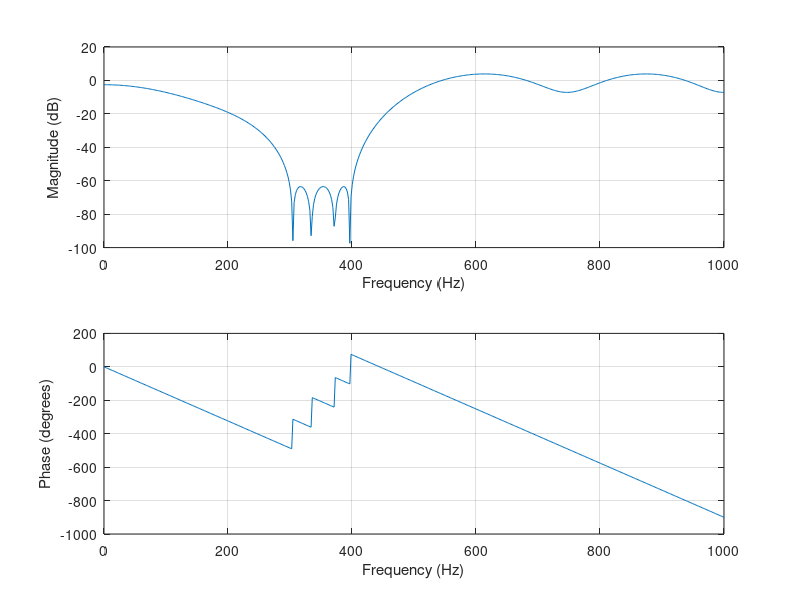

Here is the MATLAB script that generated this plot:
% Ex 4-5 and Figure 4-13
% Bandstop filter with a passband gain of 1 between 0 and 100, 
%  a stop-band gain of -60 db between 300 and 400 Hz, 
%  and an upper passband gain of 1 between 500 and fs/2 Hz. 
% Maximum ripple for the pass band should be 1.5 db
% 
clear all;
rp_pass = 10^(-1.5/20);				% Specify ripple tolerance in passband 
rp_stop = 10^(-60/20);              % Specify error tolerance in stopband
fs = 2000;							% Sample frequency: 2 kHz
f = [100 300 400 500];              % Define frequency ranges
a= [1 0 1];                         % Specify gain in those regions
dev = [rp_pass rp_stop rp_pass]
% Design filter - determine filter order
[n,fo,ao,w] = firpmord(f,a,dev,fs)  % Determine filter order, Stage 1   
b = firpm(n, fo, ao, w);		    % Determine filter weights, Stage 2
freqz(b,1,512,fs);                  % Plot filter frequency response 
disp(n)
	
